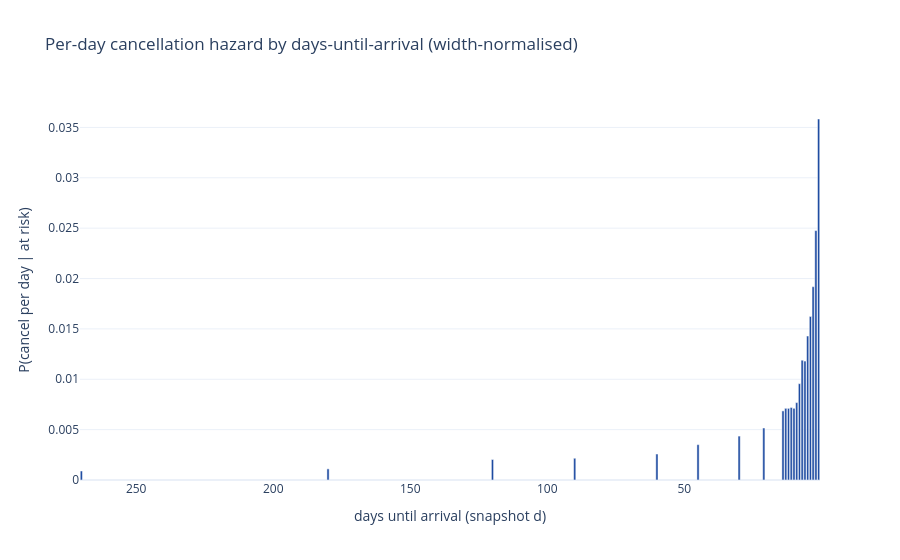

The cell this chart's notebook holds for it:
### Markdown cell above
## 2 - Person-period grid + empirical hazard by horizon

Each booking is expanded to one row per snapshot it survives to where the target is "cancelled within this snapshot's window". Because the coarse snapshots span wider windows, I plot the **per-day** hazard (window rate / window width) so daily and coarse snapshots are comparable.

### Code cell
num, cat = HZ.feature_lists(clean)
print(f"features: {len(num)} numeric + {len(cat)} categorical")
print(f"snapshot grid (daily 1..14 + coarse tail): {HZ.SNAP}")

pp, _ = HZ.build_person_period(ce, num, cat)
g = pp.groupby(HZ.AXIS).agg(haz=("y", "mean"), width=("width", "first"), n=("y", "size"))
g["haz_per_day"] = g["haz"] / g["width"]          # width-normalised => comparable across snapshots
print(f"person-period rows: {len(pp):,}")

fig = go.Figure()
fig.add_bar(x=g.index, y=g["haz_per_day"], marker_color=BRAND["blue"])
fig.update_layout(title="Per-day cancellation hazard by days-until-arrival (width-normalised)",
                  xaxis_title="days until arrival (snapshot d)",
                  yaxis_title="P(cancel per day | at risk)")
fig.update_xaxes(autorange="reversed")
fig.show()

### Figure 1 — Plotly figure (JSON) as saved in the notebook; plotly's stock layout.template omitted (floating-point values rounded to 4 significant figures)
{"data": [{"marker": {"color": "#1E4BA1"}, "type": "bar", "x": [1.0, 2.0, 3.0, 4.0, 5.0, 6.0, 7.0, 8.0, 9.0, 10.0, 11.0, 12.0, 13.0, 14.0, 21.0, 30.0, 45.0, 60.0, 90.0, 120.0, 180.0, 270.0], "y": [0.03584, 0.02476, 0.01919, 0.01624, 0.01429, 0.01181, 0.01189, 0.009561, 0.007683, 0.007116, 0.007198, 0.007111, 0.007113, 0.006859, 0.005163, 0.00436, 0.00351, 0.002579, 0.002158, 0.002034, 0.001105, 0.0008921]}], "layout": {"title": {"text": "Per-day cancellation hazard by days-until-arrival (width-normalised)"}, "xaxis": {"autorange": "reversed", "title": {"text": "days until arrival (snapshot d)"}}, "yaxis": {"title": {"text": "P(cancel per day | at risk)"}}}}
